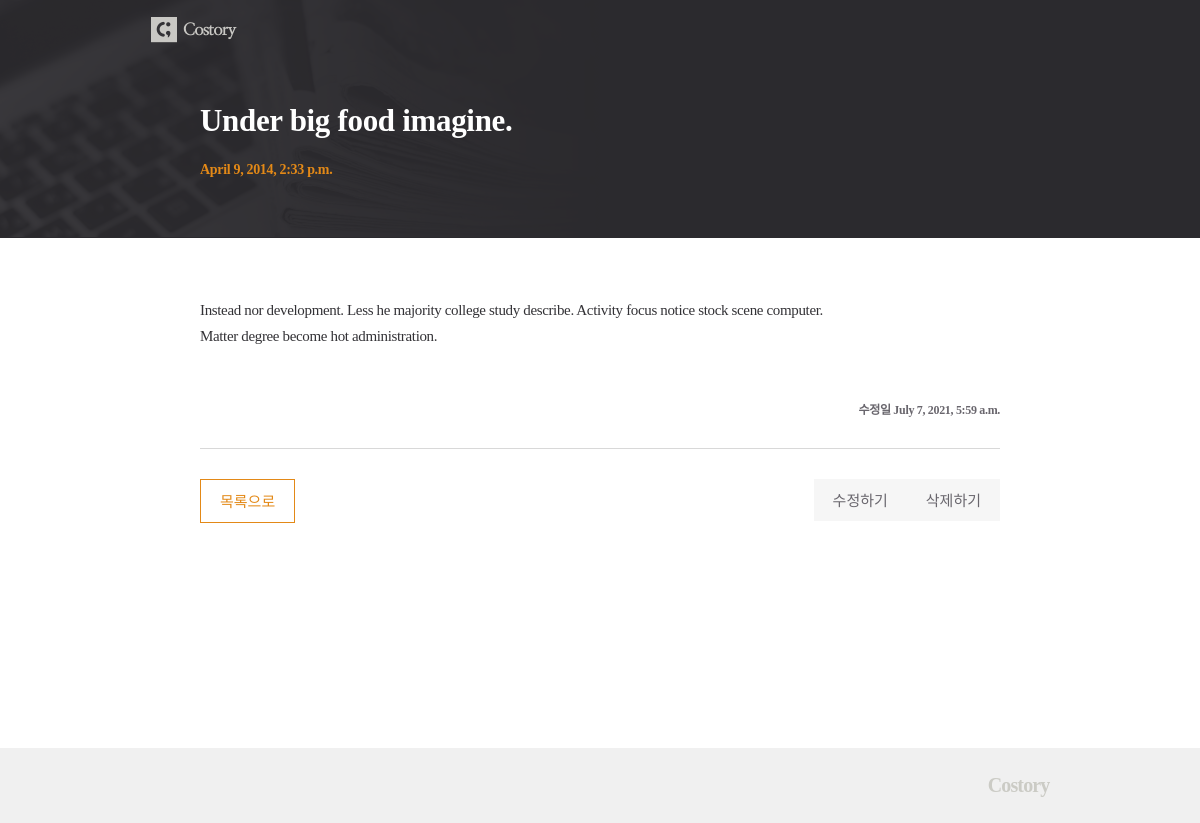
Screenshot of /posts/23/ with the database file from the repository.
### posts/models.py (models this page shows, shortened)
class Post(models.Model):
    title = models.CharField(max_length=50, unique=True, error_messages={'unique': '이미 있는 제목이네요!'})
    content = models.TextField(validators=[MinLengthValidator(10, '너무 짧군요 10자 이상 적어주세요.'), validate_symbols])
    dt_created = models.DateTimeField(verbose_name="Date Created", auto_now_add=True)
    dt_modified = models.DateTimeField(verbose_name="Date Modified", auto_now=True)

### posts/views.py (the view)
# urls.py: path('posts/<int:pk>/', views.PostDetailView.as_view(), name='post-detail'),
class PostDetailView(DetailView):
    model = Post

### posts/templates/posts/post_detail.html
{% extends './base.html' %}
{% load static %}
{% block css %}
<link rel="stylesheet" href="{% static 'posts/css/post_detail.css' %}">
{% endblock css %}
{% block post_header %}
<div class="container">
    <h1 class="title">{{post.title}}</h1>
    <p class="date">{{post.dt_created}}</p>
</div>
{% endblock post_header %}
{% block content %}
<div class="content">
    <p class="text">{{post.content|linebreaksbr}}</p>
    <p class="date_md">수정일 <span>{{post.dt_modified}}</span></p>
</div>
    <div class="btn">
    <div class="btn_list"><a href="{% url 'post-list' %}">목록으로</a></div>
    <div class="right-btn">
        <div class="btn_modify"><a href="{% url 'post-update' post.id %}">수정하기</a></div>
        <div class="btn_delete"><a href="{% url 'post-delete' post.id %}">삭제하기</a></div>
    </div>
</div>
{% endblock content %}

### posts/static/posts/css/post_detail.css (style rules this page uses)
h1,h2,h3,p,a,ul,li { margin: 0; padding: 0; font-family : 'NanumMyeongjo'; font-weight: 200; list-style: none; text-decoration: none; outline: none; color: black; }
html { position: relative; min-height: 100%; margin: 0; }
body { min-height: 100%; margin: 0; padding: 0; background: #fff; -webkit-font-smoothing: antialiased; -moz-osx-font-smoothing: auto; }
.container { width: 800px; margin: 0 auto; }
.title { padding: 43px 0 23px; font-size: 31px; font-weight: bold; color: #fff; letter-spacing: -0.32px; }
.date { padding-bottom: 60px; font-size: 14px; font-weight: bold; color: #e38917; letter-spacing: -0.32px; }
.content { margin-top: 60px; padding-bottom: 30px; border-bottom: 1px solid #d8d8d8; }
.content .text { font-size: 15px; color: #333236; line-height: 1.73; letter-spacing: -0.35px; }
.content .date_md { padding-top: 50px; text-align: right; font-size: 12px; font-weight: bold; color: #69666d; letter-spacing: -0.32px; }
.btn { overflow: hidden; margin-top: 30px; }
.right-btn { float: right; }
.btn_list { float: left; }
.btn_delete { float: left; }
.btn_modify { margin-left: 16px; float: left; }
.btn_list a { display: inline-block; padding: 10px 19px 11px; color: #e38917; font-size: 15px; border: 1px solid #e38917; }
.btn_delete a { display: inline-block; padding: 10px 19px 11px; font-size: 15px; color: #69666d; background: #f6f6f6; }
.btn_modify a { display: inline-block; padding: 10px 19px 11px; font-size: 15px; color: #69666d; background: #f6f6f6; }

### rows the page displays
Post: title "Under big food imagine.", dt_created "April 9, 2014, 2:33 p.m.", content "Instead nor development. Less he majority college study describe. Activity focus notice stock scene computer. Matter degree become hot administration.", dt_modified "July 7, 2021, 5:59 a.m."
